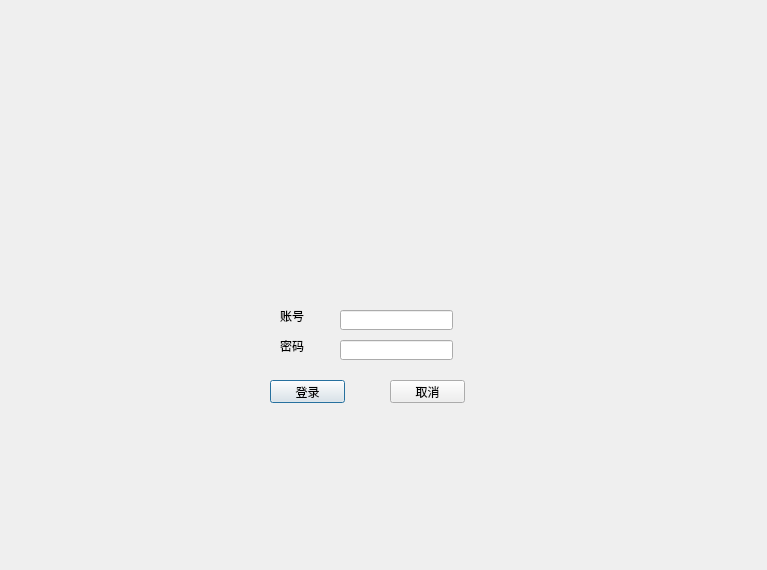
<?xml version="1.0" encoding="UTF-8"?>
<ui version="4.0">
 <class>LoginDialog</class>
 <widget class="QDialog" name="LoginDialog">
  <property name="geometry">
   <rect>
    <x>0</x>
    <y>0</y>
    <width>767</width>
    <height>570</height>
   </rect>
  </property>
  <property name="windowTitle">
   <string>LoginDialog</string>
  </property>
  <widget class="QLabel" name="label">
   <property name="geometry">
    <rect>
     <x>280</x>
     <y>310</y>
     <width>54</width>
     <height>12</height>
    </rect>
   </property>
   <property name="text">
    <string>账号</string>
   </property>
  </widget>
  <widget class="QLabel" name="label_2">
   <property name="geometry">
    <rect>
     <x>280</x>
     <y>340</y>
     <width>54</width>
     <height>12</height>
    </rect>
   </property>
   <property name="text">
    <string>密码</string>
   </property>
  </widget>
  <widget class="QLineEdit" name="account_edit">
   <property name="geometry">
    <rect>
     <x>340</x>
     <y>310</y>
     <width>113</width>
     <height>20</height>
    </rect>
   </property>
  </widget>
  <widget class="QLineEdit" name="lineEdit_password">
   <property name="geometry">
    <rect>
     <x>340</x>
     <y>340</y>
     <width>113</width>
     <height>20</height>
    </rect>
   </property>
  </widget>
  <widget class="QPushButton" name="pushButton">
   <property name="geometry">
    <rect>
     <x>270</x>
     <y>380</y>
     <width>75</width>
     <height>23</height>
    </rect>
   </property>
   <property name="text">
    <string>登录</string>
   </property>
  </widget>
  <widget class="QPushButton" name="pushButton_cancle">
   <property name="geometry">
    <rect>
     <x>390</x>
     <y>380</y>
     <width>75</width>
     <height>23</height>
    </rect>
   </property>
   <property name="text">
    <string>取消</string>
   </property>
  </widget>
  <widget class="QLabel" name="image_label">
   <property name="geometry">
    <rect>
     <x>0</x>
     <y>0</y>
     <width>761</width>
     <height>551</height>
    </rect>
   </property>
   <property name="text">
    <string/>
   </property>
   <property name="pixmap">
    <pixmap resource="image.qrc">:/login.png</pixmap>
   </property>
  </widget>
  <zorder>image_label</zorder>
  <zorder>label</zorder>
  <zorder>label_2</zorder>
  <zorder>account_edit</zorder>
  <zorder>lineEdit_password</zorder>
  <zorder>pushButton</zorder>
  <zorder>pushButton_cancle</zorder>
 </widget>
 <layoutdefault spacing="6" margin="11"/>
 <resources>
  <include location="image.qrc"/>
 </resources>
 <connections/>
</ui>
